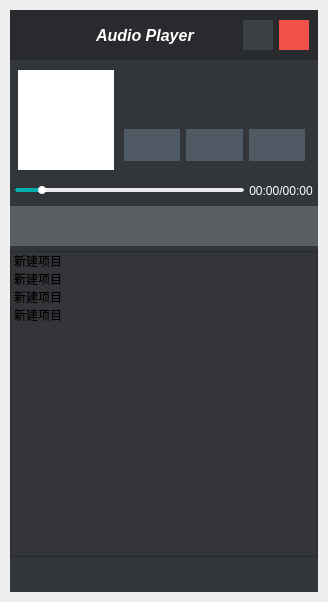
<?xml version="1.0" encoding="UTF-8"?>
<ui version="4.0">
 <class>AudioPlayer</class>
 <widget class="QWidget" name="AudioPlayer">
  <property name="geometry">
   <rect>
    <x>0</x>
    <y>0</y>
    <width>328</width>
    <height>602</height>
   </rect>
  </property>
  <property name="windowTitle">
   <string>Form</string>
  </property>
  <layout class="QVBoxLayout" name="verticalLayout">
   <property name="spacing">
    <number>5</number>
   </property>
   <property name="leftMargin">
    <number>10</number>
   </property>
   <property name="topMargin">
    <number>10</number>
   </property>
   <property name="rightMargin">
    <number>10</number>
   </property>
   <property name="bottomMargin">
    <number>10</number>
   </property>
   <item>
    <widget class="QWidget" name="main_window" native="true">
     <property name="styleSheet">
      <string notr="true">#main_window {
	background-color: rgb(50, 53, 58);
}</string>
     </property>
     <layout class="QVBoxLayout" name="verticalLayout_2">
      <property name="spacing">
       <number>5</number>
      </property>
      <property name="leftMargin">
       <number>0</number>
      </property>
      <property name="topMargin">
       <number>0</number>
      </property>
      <property name="rightMargin">
       <number>0</number>
      </property>
      <property name="bottomMargin">
       <number>0</number>
      </property>
      <item>
       <widget class="QWidget" name="window_control" native="true">
        <property name="sizePolicy">
         <sizepolicy hsizetype="Expanding" vsizetype="Fixed">
          <horstretch>0</horstretch>
          <verstretch>0</verstretch>
         </sizepolicy>
        </property>
        <property name="minimumSize">
         <size>
          <width>0</width>
          <height>50</height>
         </size>
        </property>
        <property name="maximumSize">
         <size>
          <width>16777215</width>
          <height>50</height>
         </size>
        </property>
        <property name="styleSheet">
         <string notr="true">QWidget {
	background-color: rgb(40, 42, 45);
}</string>
        </property>
        <layout class="QHBoxLayout" name="horizontalLayout">
         <item>
          <widget class="QLabel" name="logo">
           <property name="text">
            <string/>
           </property>
          </widget>
         </item>
         <item>
          <spacer name="horizontalSpacer_2">
           <property name="orientation">
            <enum>Qt::Horizontal</enum>
           </property>
           <property name="sizeType">
            <enum>QSizePolicy::Expanding</enum>
           </property>
           <property name="sizeHint" stdset="0">
            <size>
             <width>50</width>
             <height>20</height>
            </size>
           </property>
          </spacer>
         </item>
         <item>
          <widget class="QLabel" name="title">
           <property name="font">
            <font>
             <pointsize>12</pointsize>
             <italic>true</italic>
             <bold>true</bold>
            </font>
           </property>
           <property name="styleSheet">
            <string notr="true">QLabel {
	color: white;
	padding-left: 10px;
}</string>
           </property>
           <property name="text">
            <string>Audio Player</string>
           </property>
          </widget>
         </item>
         <item>
          <spacer name="horizontalSpacer">
           <property name="orientation">
            <enum>Qt::Horizontal</enum>
           </property>
           <property name="sizeType">
            <enum>QSizePolicy::Expanding</enum>
           </property>
           <property name="sizeHint" stdset="0">
            <size>
             <width>30</width>
             <height>20</height>
            </size>
           </property>
          </spacer>
         </item>
         <item>
          <widget class="QPushButton" name="min">
           <property name="sizePolicy">
            <sizepolicy hsizetype="Minimum" vsizetype="Fixed">
             <horstretch>0</horstretch>
             <verstretch>0</verstretch>
            </sizepolicy>
           </property>
           <property name="minimumSize">
            <size>
             <width>30</width>
             <height>30</height>
            </size>
           </property>
           <property name="maximumSize">
            <size>
             <width>30</width>
             <height>30</height>
            </size>
           </property>
           <property name="cursor">
            <cursorShape>PointingHandCursor</cursorShape>
           </property>
           <property name="toolTip">
            <string>最小化</string>
           </property>
           <property name="styleSheet">
            <string notr="true">QPushButton {
	border: none;
	icon: url(:/image/zuixiaohua.png);
	background-color: rgb(60, 65, 70);
}

QPushButton:hover {
	background-color: rgb(70, 75, 80);
}

QPushButton:pressed {
	background-color: rgb(55, 56, 62);
}</string>
           </property>
           <property name="text">
            <string/>
           </property>
           <property name="icon">
            <iconset>
             <normaloff>:/image/min.png</normaloff>:/image/min.png</iconset>
           </property>
           <property name="iconSize">
            <size>
             <width>20</width>
             <height>24</height>
            </size>
           </property>
          </widget>
         </item>
         <item>
          <widget class="QPushButton" name="close">
           <property name="minimumSize">
            <size>
             <width>30</width>
             <height>30</height>
            </size>
           </property>
           <property name="maximumSize">
            <size>
             <width>30</width>
             <height>30</height>
            </size>
           </property>
           <property name="cursor">
            <cursorShape>PointingHandCursor</cursorShape>
           </property>
           <property name="toolTip">
            <string>关闭</string>
           </property>
           <property name="styleSheet">
            <string notr="true">QPushButton{
	border: none;
	icon: url(:/image/guanbi.png);
	background-color: rgb(240, 80, 70);
}
QPushButton:hover {
	background-color:rgb(220, 60, 40)
	
}
QPushButton:pressed {
	background-color: rgb(210, 40, 20);
}
</string>
           </property>
           <property name="text">
            <string/>
           </property>
           <property name="icon">
            <iconset>
             <normaloff>:/image/close.png</normaloff>:/image/close.png</iconset>
           </property>
           <property name="iconSize">
            <size>
             <width>24</width>
             <height>24</height>
            </size>
           </property>
          </widget>
         </item>
        </layout>
       </widget>
      </item>
      <item>
       <widget class="QWidget" name="song_message" native="true">
        <property name="sizePolicy">
         <sizepolicy hsizetype="Expanding" vsizetype="Minimum">
          <horstretch>0</horstretch>
          <verstretch>0</verstretch>
         </sizepolicy>
        </property>
        <property name="minimumSize">
         <size>
          <width>0</width>
          <height>110</height>
         </size>
        </property>
        <property name="maximumSize">
         <size>
          <width>16777215</width>
          <height>110</height>
         </size>
        </property>
        <layout class="QHBoxLayout" name="horizontalLayout_2">
         <property name="spacing">
          <number>5</number>
         </property>
         <property name="leftMargin">
          <number>8</number>
         </property>
         <property name="topMargin">
          <number>5</number>
         </property>
         <property name="rightMargin">
          <number>8</number>
         </property>
         <property name="bottomMargin">
          <number>5</number>
         </property>
         <item>
          <widget class="QWidget" name="img_background" native="true">
           <property name="sizePolicy">
            <sizepolicy hsizetype="Preferred" vsizetype="Preferred">
             <horstretch>1</horstretch>
             <verstretch>0</verstretch>
            </sizepolicy>
           </property>
           <property name="styleSheet">
            <string notr="true">QWidget {
	
	background-color: rgb(255, 255, 255);
}</string>
           </property>
           <layout class="QVBoxLayout" name="verticalLayout_4">
            <item>
             <widget class="QLabel" name="img">
              <property name="text">
               <string/>
              </property>
             </widget>
            </item>
           </layout>
          </widget>
         </item>
         <item>
          <widget class="QWidget" name="song_control" native="true">
           <property name="sizePolicy">
            <sizepolicy hsizetype="Preferred" vsizetype="Preferred">
             <horstretch>2</horstretch>
             <verstretch>0</verstretch>
            </sizepolicy>
           </property>
           <layout class="QVBoxLayout" name="verticalLayout_3">
            <property name="spacing">
             <number>0</number>
            </property>
            <property name="leftMargin">
             <number>5</number>
            </property>
            <property name="topMargin">
             <number>0</number>
            </property>
            <property name="rightMargin">
             <number>5</number>
            </property>
            <property name="bottomMargin">
             <number>0</number>
            </property>
            <item>
             <widget class="QWidget" name="widget_2" native="true">
              <property name="sizePolicy">
               <sizepolicy hsizetype="Preferred" vsizetype="Preferred">
                <horstretch>0</horstretch>
                <verstretch>2</verstretch>
               </sizepolicy>
              </property>
              <layout class="QHBoxLayout" name="horizontalLayout_6">
               <property name="spacing">
                <number>5</number>
               </property>
               <property name="leftMargin">
                <number>0</number>
               </property>
               <property name="topMargin">
                <number>0</number>
               </property>
               <property name="rightMargin">
                <number>0</number>
               </property>
               <property name="bottomMargin">
                <number>0</number>
               </property>
               <item>
                <widget class="QLabel" name="singer">
                 <property name="sizePolicy">
                  <sizepolicy hsizetype="Preferred" vsizetype="Preferred">
                   <horstretch>3</horstretch>
                   <verstretch>0</verstretch>
                  </sizepolicy>
                 </property>
                 <property name="font">
                  <font>
                   <pointsize>8</pointsize>
                  </font>
                 </property>
                 <property name="toolTip">
                  <string>歌手</string>
                 </property>
                 <property name="styleSheet">
                  <string notr="true">QLabel {
	color: white;
	padding-left: 10px;
}</string>
                 </property>
                 <property name="text">
                  <string/>
                 </property>
                </widget>
               </item>
               <item>
                <widget class="QPushButton" name="open_file">
                 <property name="sizePolicy">
                  <sizepolicy hsizetype="Preferred" vsizetype="Expanding">
                   <horstretch>1</horstretch>
                   <verstretch>0</verstretch>
                  </sizepolicy>
                 </property>
                 <property name="cursor">
                  <cursorShape>PointingHandCursor</cursorShape>
                 </property>
                 <property name="toolTip">
                  <string>导入音乐文件</string>
                 </property>
                 <property name="styleSheet">
                  <string notr="true">QPushButton {
	border: none;
	background-color: transparent;
	icon: url(:/image/folder open-fill.png);
}</string>
                 </property>
                 <property name="text">
                  <string/>
                 </property>
                </widget>
               </item>
              </layout>
             </widget>
            </item>
            <item>
             <widget class="QLabel" name="song_name">
              <property name="sizePolicy">
               <sizepolicy hsizetype="Preferred" vsizetype="Preferred">
                <horstretch>0</horstretch>
                <verstretch>3</verstretch>
               </sizepolicy>
              </property>
              <property name="font">
               <font>
                <pointsize>12</pointsize>
               </font>
              </property>
              <property name="toolTip">
               <string>歌曲名</string>
              </property>
              <property name="styleSheet">
               <string notr="true">QLabel {
	color: white;
	padding-left: 6px;
}</string>
              </property>
              <property name="text">
               <string/>
              </property>
             </widget>
            </item>
            <item>
             <widget class="QWidget" name="play_buttons" native="true">
              <property name="sizePolicy">
               <sizepolicy hsizetype="Preferred" vsizetype="Preferred">
                <horstretch>0</horstretch>
                <verstretch>5</verstretch>
               </sizepolicy>
              </property>
              <layout class="QHBoxLayout" name="horizontalLayout_3">
               <property name="leftMargin">
                <number>0</number>
               </property>
               <property name="rightMargin">
                <number>0</number>
               </property>
               <item>
                <widget class="QPushButton" name="pre_button">
                 <property name="sizePolicy">
                  <sizepolicy hsizetype="Minimum" vsizetype="Expanding">
                   <horstretch>0</horstretch>
                   <verstretch>0</verstretch>
                  </sizepolicy>
                 </property>
                 <property name="cursor">
                  <cursorShape>PointingHandCursor</cursorShape>
                 </property>
                 <property name="toolTip">
                  <string>上一首</string>
                 </property>
                 <property name="styleSheet">
                  <string notr="true">QPushButton {
	border: none;
	icon: url(:/image/diyiyeshouyeshangyishou.png);
	background-color: rgb(80, 90, 100);
}

QPushButton:hover {
	background-color: rgba(80, 90, 100, 200);
}

QPushButton:pressed {
	background-color: rgba(80, 90, 100, 120);
}</string>
                 </property>
                 <property name="text">
                  <string/>
                 </property>
                 <property name="iconSize">
                  <size>
                   <width>24</width>
                   <height>24</height>
                  </size>
                 </property>
                </widget>
               </item>
               <item>
                <widget class="QPushButton" name="play_button">
                 <property name="sizePolicy">
                  <sizepolicy hsizetype="Minimum" vsizetype="Expanding">
                   <horstretch>0</horstretch>
                   <verstretch>0</verstretch>
                  </sizepolicy>
                 </property>
                 <property name="cursor">
                  <cursorShape>PointingHandCursor</cursorShape>
                 </property>
                 <property name="styleSheet">
                  <string notr="true">QPushButton {
	border: none;
	icon: url(:/image/arrow-.png);
	background-color: rgb(80, 90, 100);
}

QPushButton:hover {
	background-color: rgba(80, 90, 100, 200);
}

QPushButton:pressed {
	background-color: rgba(80, 90, 100, 120);
}</string>
                 </property>
                 <property name="text">
                  <string/>
                 </property>
                 <property name="iconSize">
                  <size>
                   <width>20</width>
                   <height>20</height>
                  </size>
                 </property>
                </widget>
               </item>
               <item>
                <widget class="QPushButton" name="next_button">
                 <property name="sizePolicy">
                  <sizepolicy hsizetype="Minimum" vsizetype="Expanding">
                   <horstretch>0</horstretch>
                   <verstretch>0</verstretch>
                  </sizepolicy>
                 </property>
                 <property name="cursor">
                  <cursorShape>PointingHandCursor</cursorShape>
                 </property>
                 <property name="toolTip">
                  <string>下一首</string>
                 </property>
                 <property name="styleSheet">
                  <string notr="true">QPushButton {
	border: none;
	icon: url(:/image/zuihouyiyemoyexiayishou.png);
	background-color: rgb(80, 90, 100);
}

QPushButton:hover {
	background-color: rgba(80, 90, 100, 200);
}

QPushButton:pressed {
	background-color: rgba(80, 90, 100, 120);
}</string>
                 </property>
                 <property name="text">
                  <string/>
                 </property>
                 <property name="iconSize">
                  <size>
                   <width>24</width>
                   <height>24</height>
                  </size>
                 </property>
                </widget>
               </item>
              </layout>
             </widget>
            </item>
           </layout>
          </widget>
         </item>
        </layout>
       </widget>
      </item>
      <item>
       <widget class="QWidget" name="widget" native="true">
        <layout class="QHBoxLayout" name="horizontalLayout_5">
         <property name="spacing">
          <number>5</number>
         </property>
         <property name="leftMargin">
          <number>5</number>
         </property>
         <property name="topMargin">
          <number>3</number>
         </property>
         <property name="rightMargin">
          <number>5</number>
         </property>
         <property name="bottomMargin">
          <number>3</number>
         </property>
         <item>
          <widget class="QSlider" name="horizontalSlider">
           <property name="cursor">
            <cursorShape>PointingHandCursor</cursorShape>
           </property>
           <property name="styleSheet">
            <string notr="true">QSlider::groove:horizontal {
	height: 2px;
	border: 1px solid;
	border-radius: 1px;
}

QSlider::sub-page:horizontal {
	height: 2px;
	border: 1px;
	border-top-left-radius: 2px;
	border-bottom-left-radius: 2px;
	background-color: #00B0AE;
}

QSlider::add-page:horizontal {
	height: 2px;
	background: #EAEAEA;
	border: 1px solid #EAEAEA;
	border-top-right-radius: 2px;
	border-bottom-right-radius: 2px;
}

QSlider::handle:horizontal
{
    width: 8px;
    margin-top: -3px;
    margin-bottom: -3px;
    border-radius: 4px;
    background:rgba(255, 255, 255, 255);
}
</string>
           </property>
           <property name="value">
            <number>10</number>
           </property>
           <property name="orientation">
            <enum>Qt::Horizontal</enum>
           </property>
          </widget>
         </item>
         <item>
          <widget class="QLabel" name="label">
           <property name="sizePolicy">
            <sizepolicy hsizetype="Preferred" vsizetype="Preferred">
             <horstretch>0</horstretch>
             <verstretch>0</verstretch>
            </sizepolicy>
           </property>
           <property name="minimumSize">
            <size>
             <width>0</width>
             <height>0</height>
            </size>
           </property>
           <property name="maximumSize">
            <size>
             <width>16777215</width>
             <height>16777215</height>
            </size>
           </property>
           <property name="styleSheet">
            <string notr="true">QLabel {
	color: white;
}</string>
           </property>
           <property name="text">
            <string>00:00/00:00</string>
           </property>
           <property name="alignment">
            <set>Qt::AlignCenter</set>
           </property>
           <property name="wordWrap">
            <bool>false</bool>
           </property>
          </widget>
         </item>
        </layout>
       </widget>
      </item>
      <item>
       <widget class="TinyWidgetLibrary::TextBox" name="search_lineedit" native="true">
        <property name="sizePolicy">
         <sizepolicy hsizetype="Expanding" vsizetype="Fixed">
          <horstretch>0</horstretch>
          <verstretch>0</verstretch>
         </sizepolicy>
        </property>
        <property name="minimumSize">
         <size>
          <width>0</width>
          <height>40</height>
         </size>
        </property>
        <property name="maximumSize">
         <size>
          <width>16777215</width>
          <height>40</height>
         </size>
        </property>
        <property name="toolTip">
         <string>搜索</string>
        </property>
        <property name="styleSheet">
         <string notr="true">QWidget {
	background-color: rgba(255, 255, 255, 50);
}</string>
        </property>
       </widget>
      </item>
      <item>
       <widget class="QStackedWidget" name="stackedWidget">
        <property name="styleSheet">
         <string notr="true">
#home_list_control,#song_list_control,#local_list_control,#search_list_control {
	outline: none;
	background-color: rgb(51, 53, 56);
}

#home_list_control::item:selected,
#song_list_control::item:selected,
#local_list_control::item:selected,
#search_list_control::item:selected {
	background-color: rgb(38, 40, 45);
}

#home_list_control::item:hover,
#song_list_control::item:hover,
#local_list_control::item:hover,
#search_list_control::item:hover {
	background: rgb(0, 100, 200);
	padding-top:0px;
	padding-bottom:0px;
}</string>
        </property>
        <property name="currentIndex">
         <number>1</number>
        </property>
        <widget class="QWidget" name="music_file_list">
         <layout class="QVBoxLayout" name="verticalLayout_7">
          <property name="spacing">
           <number>0</number>
          </property>
          <property name="leftMargin">
           <number>0</number>
          </property>
          <property name="topMargin">
           <number>0</number>
          </property>
          <property name="rightMargin">
           <number>0</number>
          </property>
          <property name="bottomMargin">
           <number>0</number>
          </property>
          <item>
           <widget class="QListWidget" name="local_list_control">
            <property name="styleSheet">
             <string notr="true"/>
            </property>
           </widget>
          </item>
         </layout>
        </widget>
        <widget class="QWidget" name="search_song_list">
         <layout class="QVBoxLayout" name="verticalLayout_8">
          <property name="spacing">
           <number>0</number>
          </property>
          <property name="leftMargin">
           <number>0</number>
          </property>
          <property name="topMargin">
           <number>0</number>
          </property>
          <property name="rightMargin">
           <number>0</number>
          </property>
          <property name="bottomMargin">
           <number>0</number>
          </property>
          <item>
           <widget class="QListWidget" name="search_list_control">
            <property name="styleSheet">
             <string notr="true"/>
            </property>
            <item>
             <property name="text">
              <string>新建项目</string>
             </property>
            </item>
            <item>
             <property name="text">
              <string>新建项目</string>
             </property>
            </item>
            <item>
             <property name="text">
              <string>新建项目</string>
             </property>
            </item>
            <item>
             <property name="text">
              <string>新建项目</string>
             </property>
            </item>
           </widget>
          </item>
         </layout>
        </widget>
        <widget class="QWidget" name="home_song_list">
         <layout class="QVBoxLayout" name="verticalLayout_5">
          <property name="spacing">
           <number>0</number>
          </property>
          <property name="leftMargin">
           <number>0</number>
          </property>
          <property name="topMargin">
           <number>0</number>
          </property>
          <property name="rightMargin">
           <number>0</number>
          </property>
          <property name="bottomMargin">
           <number>0</number>
          </property>
          <item>
           <widget class="QListWidget" name="home_list_control">
            <property name="styleSheet">
             <string notr="true"/>
            </property>
           </widget>
          </item>
         </layout>
        </widget>
        <widget class="QWidget" name="love_song_list">
         <layout class="QVBoxLayout" name="verticalLayout_6">
          <property name="spacing">
           <number>0</number>
          </property>
          <property name="leftMargin">
           <number>0</number>
          </property>
          <property name="topMargin">
           <number>0</number>
          </property>
          <property name="rightMargin">
           <number>0</number>
          </property>
          <property name="bottomMargin">
           <number>0</number>
          </property>
          <item>
           <widget class="QListWidget" name="song_list_control">
            <property name="styleSheet">
             <string notr="true"/>
            </property>
           </widget>
          </item>
         </layout>
        </widget>
       </widget>
      </item>
      <item>
       <widget class="QWidget" name="other_control" native="true">
        <property name="sizePolicy">
         <sizepolicy hsizetype="Expanding" vsizetype="Fixed">
          <horstretch>0</horstretch>
          <verstretch>0</verstretch>
         </sizepolicy>
        </property>
        <property name="minimumSize">
         <size>
          <width>0</width>
          <height>30</height>
         </size>
        </property>
        <property name="maximumSize">
         <size>
          <width>16777215</width>
          <height>30</height>
         </size>
        </property>
        <property name="styleSheet">
         <string notr="true"/>
        </property>
        <layout class="QHBoxLayout" name="horizontalLayout_4">
         <property name="spacing">
          <number>2</number>
         </property>
         <property name="leftMargin">
          <number>0</number>
         </property>
         <property name="topMargin">
          <number>0</number>
         </property>
         <property name="rightMargin">
          <number>0</number>
         </property>
         <property name="bottomMargin">
          <number>0</number>
         </property>
         <item>
          <widget class="QPushButton" name="home">
           <property name="sizePolicy">
            <sizepolicy hsizetype="Minimum" vsizetype="Expanding">
             <horstretch>0</horstretch>
             <verstretch>0</verstretch>
            </sizepolicy>
           </property>
           <property name="cursor">
            <cursorShape>PointingHandCursor</cursorShape>
           </property>
           <property name="toolTip">
            <string>主页</string>
           </property>
           <property name="styleSheet">
            <string notr="true">#home {
	border: none;
	icon: url(:/image/home.png);
	background-color: transparent;
}

#home:hover {
	background-color: rgb(60, 60, 60);
}

#home:pressed {
	background-color: rgb(50, 50, 50);
}</string>
           </property>
           <property name="text">
            <string/>
           </property>
          </widget>
         </item>
         <item>
          <widget class="QPushButton" name="search">
           <property name="sizePolicy">
            <sizepolicy hsizetype="Minimum" vsizetype="Expanding">
             <horstretch>0</horstretch>
             <verstretch>0</verstretch>
            </sizepolicy>
           </property>
           <property name="cursor">
            <cursorShape>PointingHandCursor</cursorShape>
           </property>
           <property name="toolTip">
            <string>喜欢的歌曲</string>
           </property>
           <property name="styleSheet">
            <string notr="true">QPushButton {
	border: none;
	icon: url(:/image/search.png);
	background-color: transparent;
}

QPushButton:hover {
	background-color: rgb(60, 60, 60);
}

QPushButton:pressed {
	background-color: rgb(50, 50, 50);
}</string>
           </property>
           <property name="text">
            <string/>
           </property>
          </widget>
         </item>
         <item>
          <widget class="QPushButton" name="love_list">
           <property name="sizePolicy">
            <sizepolicy hsizetype="Minimum" vsizetype="Expanding">
             <horstretch>0</horstretch>
             <verstretch>0</verstretch>
            </sizepolicy>
           </property>
           <property name="cursor">
            <cursorShape>PointingHandCursor</cursorShape>
           </property>
           <property name="toolTip">
            <string>喜欢的歌曲</string>
           </property>
           <property name="styleSheet">
            <string notr="true">QPushButton {
	border: none;
	icon: url(:/image/love.png);
	background-color: transparent;
}

QPushButton:hover {
	background-color: rgb(60, 60, 60);
}

QPushButton:pressed {
	background-color: rgb(50, 50, 50);
}</string>
           </property>
           <property name="text">
            <string/>
           </property>
          </widget>
         </item>
         <item>
          <widget class="QPushButton" name="file_set">
           <property name="sizePolicy">
            <sizepolicy hsizetype="Minimum" vsizetype="Expanding">
             <horstretch>0</horstretch>
             <verstretch>0</verstretch>
            </sizepolicy>
           </property>
           <property name="cursor">
            <cursorShape>PointingHandCursor</cursorShape>
           </property>
           <property name="styleSheet">
            <string notr="true">
#file_set {
	border: none;
	icon: url(:/image/set.png);
	background-color: transparent;
}

#file_set:hover {
	background-color: rgb(60, 60, 60);
}

#file_set:pressed {
	background-color: rgb(50, 50, 50);
}
</string>
           </property>
           <property name="text">
            <string/>
           </property>
          </widget>
         </item>
         <item>
          <widget class="QPushButton" name="volume">
           <property name="sizePolicy">
            <sizepolicy hsizetype="Minimum" vsizetype="Expanding">
             <horstretch>0</horstretch>
             <verstretch>0</verstretch>
            </sizepolicy>
           </property>
           <property name="cursor">
            <cursorShape>PointingHandCursor</cursorShape>
           </property>
           <property name="toolTip">
            <string>音量</string>
           </property>
           <property name="styleSheet">
            <string notr="true">QPushButton {
	border: none;
	icon: url(:/image/shengyin_shiti.png);
	background-color: transparent;
}

QPushButton:hover {
	background-color: rgb(60, 60, 60);
}

QPushButton:pressed {
	background-color: rgb(50, 50, 50);
}</string>
           </property>
           <property name="text">
            <string/>
           </property>
          </widget>
         </item>
         <item>
          <widget class="QPushButton" name="setting">
           <property name="sizePolicy">
            <sizepolicy hsizetype="Minimum" vsizetype="Expanding">
             <horstretch>0</horstretch>
             <verstretch>0</verstretch>
            </sizepolicy>
           </property>
           <property name="cursor">
            <cursorShape>PointingHandCursor</cursorShape>
           </property>
           <property name="toolTip">
            <string>设置</string>
           </property>
           <property name="styleSheet">
            <string notr="true">QPushButton {
	border: none;
	icon: url(:/image/shezhi.png);
	background-color: transparent;
}

QPushButton:hover {
	background-color: rgb(60, 60, 60);
}

QPushButton:pressed {
	background-color: rgb(50, 50, 50);
}</string>
           </property>
           <property name="text">
            <string/>
           </property>
          </widget>
         </item>
        </layout>
       </widget>
      </item>
     </layout>
    </widget>
   </item>
  </layout>
 </widget>
 <customwidgets>
  <customwidget>
   <class>TinyWidgetLibrary::TextBox</class>
   <extends>QWidget</extends>
   <header>TextBox/TextBox.h</header>
   <container>1</container>
  </customwidget>
 </customwidgets>
 <resources>
  <include location="../resource.qrc"/>
 </resources>
 <connections/>
</ui>
